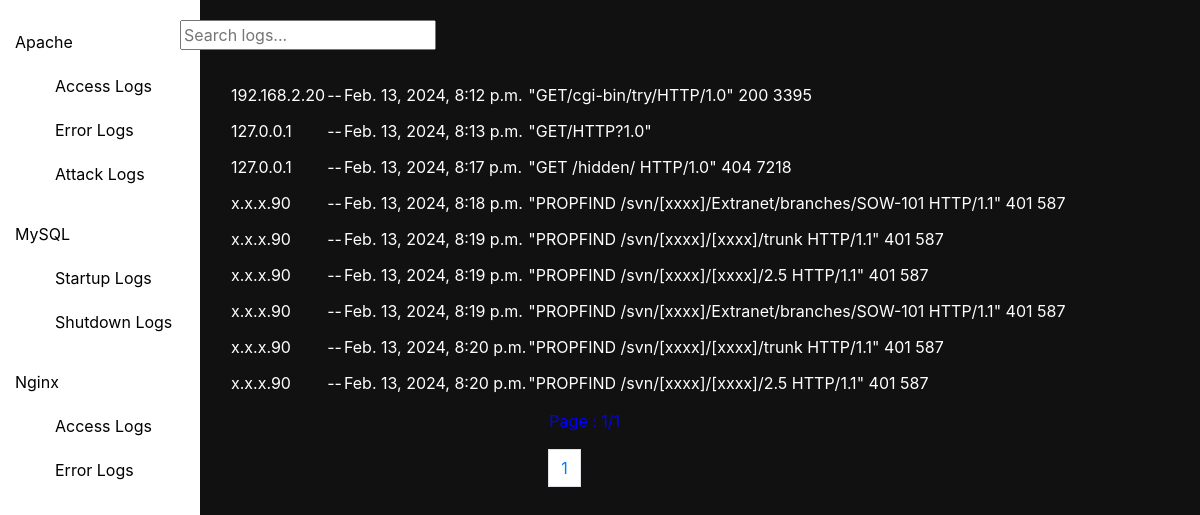
The app's page /apache with its own data.
### log_app/models.py (models this page shows, shortened)
class Logs(models.Model):
    message = models.TextField()
    service = models.CharField(max_length=100)
    created_at = models.DateTimeField(auto_now_add=True)

### log_app/views.py (the view)
# urls.py: path('apache', views.apache_logs, name='apache_logs'),
def apache_logs(request):
    logs = Logs.objects.all()
    page = Paginator(logs,10)
    page_list = request.GET.get('page')
    page = page.get_page(page_list)
    context = {
        'page': page,
    }
    return render(request, "apache.html", context)

### templates/apache.html (shortened to what this page needs)
<!DOCTYPE>
<html lang="en">
    <head>
        <link rel="stylesheet" href="https://cdn.jsdelivr.net/npm/bootstrap@4.0.0/dist/css/bootstrap.min.css">
    </head>
    <body>
        <div class="container">
            <div class="row">
                <div class="col-md-4">
                    <div class="sidebar">
                        <a href="apache" onclick="loadLogs('apache')">Apache</a>
                        <ul>
                            <a href="apache_access_logs" onclick="loadLogs('apache_access_logs')">Access Logs</a>
                            <a href="apache_error_logs" onclick="loadLogs('apache_error_logs')">Error Logs</a>
                            <a href="apache_attack_logs" onclick="loadLogs('apache_attack_logs')">Attack Logs</a>
                        </ul>
                        <a href="mysql_logs" onclick="loadLogs('mysql_logs')">MySQL</a>
                        <ul>
                            <a href="mysql_startup_logs" onclick="loadLogs('mysql_startup_logs')">Startup Logs</a>
                            <a href="mysql_shutdown_logs" onclick="loadLogs('mysql_shutdown_logs')">Shutdown Logs</a>
                        </ul>
                        <a href="nginx_logs" onclick="loadLogs('nginx_logs')">Nginx</a>
                        <ul>
                            <a href="nginx_access_logs" onclick="loadLogs('nginx_access_logs')">Access Logs</a>
                            <a href="nginx_error_logs" onclick="loadLogs('nginx_error_logs')">Error Logs</a>
                        </ul>
                    </div>
                </div>
                <div class="col-md-8">
                    <div class="search">
                        <input type="text" placeholder="Search logs...">
                        <div class="content">
                        <table>
                            <tbody>
                            {% for log in page %}
                                <tr>
                                    <td>{{log.service}}</td>
                                    <td>--</td>
                                    <td>{{log.created_at}}</td>
                                    <td>{{log.message}}</td>
                                </tr>
                            {% endfor %}
                            </tbody>
                        </table>
                            </div>
                        <div class="offset-md-5">
                            <p>Page : {{page.number}}/{{page.paginator.num_pages}}</p>
                        <nav aria-label="Page navigation example">
                          <ul class="pagination">
                              {% for num_page in page.paginator.page_range %}
                              <br>
                              {% if page.number == num_page %}
                            <li class="page-item"><a class="page-link" href="{% url 'apache_logs' %}?page={{num_page}}">{{ num_page }}</a></li>
                              {% else %}
                              <li class="page-item"><a class="page-link" href="{% url 'apache_logs' %}?page={{num_page}}">{{ num_page }}</a></li>
                              {% endif %}
                              <br>
                              {%  endfor %}
                          </ul>
                        </nav>
                        </div>
                    </div>
                </div>
            </div>
        </div>
    </body>
</html>

### templates/apache.html (style rules this page uses)
body { background-color: #111; }
.sidebar { height: 100%; width: 200px; position: fixed; top: 0; left: 0; background-color: white; overflow-x: hidden; padding-top: 20px; }
.sidebar a { padding: 10px 15px; text-decoration: none; font-size: 16px; color: black; display: block; }
.search { top: 0; left: 15%; color: #111; position: fixed; overflow-x: hidden; padding-top: 20px; }
.content { padding-top: 20px; padding-left: 50px; }
.content table td { color: white; padding-top: 15px; }
.offset-md-5 p { color: blue; padding-top: 15px; }

### records on screen
Logs: service "192.168.2.20", created_at "Feb. 13, 2024, 8:12 p.m.", message "\"GET/cgi-bin/try/HTTP/1.0\" 200 3395"
Logs: service "127.0.0.1", created_at "Feb. 13, 2024, 8:13 p.m.", message "\"GET/HTTP?1.0\""
Logs: service "127.0.0.1", created_at "Feb. 13, 2024, 8:17 p.m.", message "\"GET /hidden/ HTTP/1.0\" 404 7218"
Logs: service "x.x.x.90", created_at "Feb. 13, 2024, 8:18 p.m.", message "\"PROPFIND /svn/[xxxx]/Extranet/branches/SOW-101 HTTP/1.1\" 401 587"
Logs: service "x.x.x.90", created_at "Feb. 13, 2024, 8:19 p.m.", message "\"PROPFIND /svn/[xxxx]/[xxxx]/trunk HTTP/1.1\" 401 587"
Logs: service "x.x.x.90", created_at "Feb. 13, 2024, 8:19 p.m.", message "\"PROPFIND /svn/[xxxx]/[xxxx]/2.5 HTTP/1.1\" 401 587"
Logs: service "x.x.x.90", created_at "Feb. 13, 2024, 8:19 p.m.", message "\"PROPFIND /svn/[xxxx]/Extranet/branches/SOW-101 HTTP/1.1\" 401 587"
Logs: service "x.x.x.90", created_at "Feb. 13, 2024, 8:20 p.m.", message "\"PROPFIND /svn/[xxxx]/[xxxx]/trunk HTTP/1.1\" 401 587"
Logs: service "x.x.x.90", created_at "Feb. 13, 2024, 8:20 p.m.", message "\"PROPFIND /svn/[xxxx]/[xxxx]/2.5 HTTP/1.1\" 401 587"

### other values on screen
{{ num_page }} "1"
